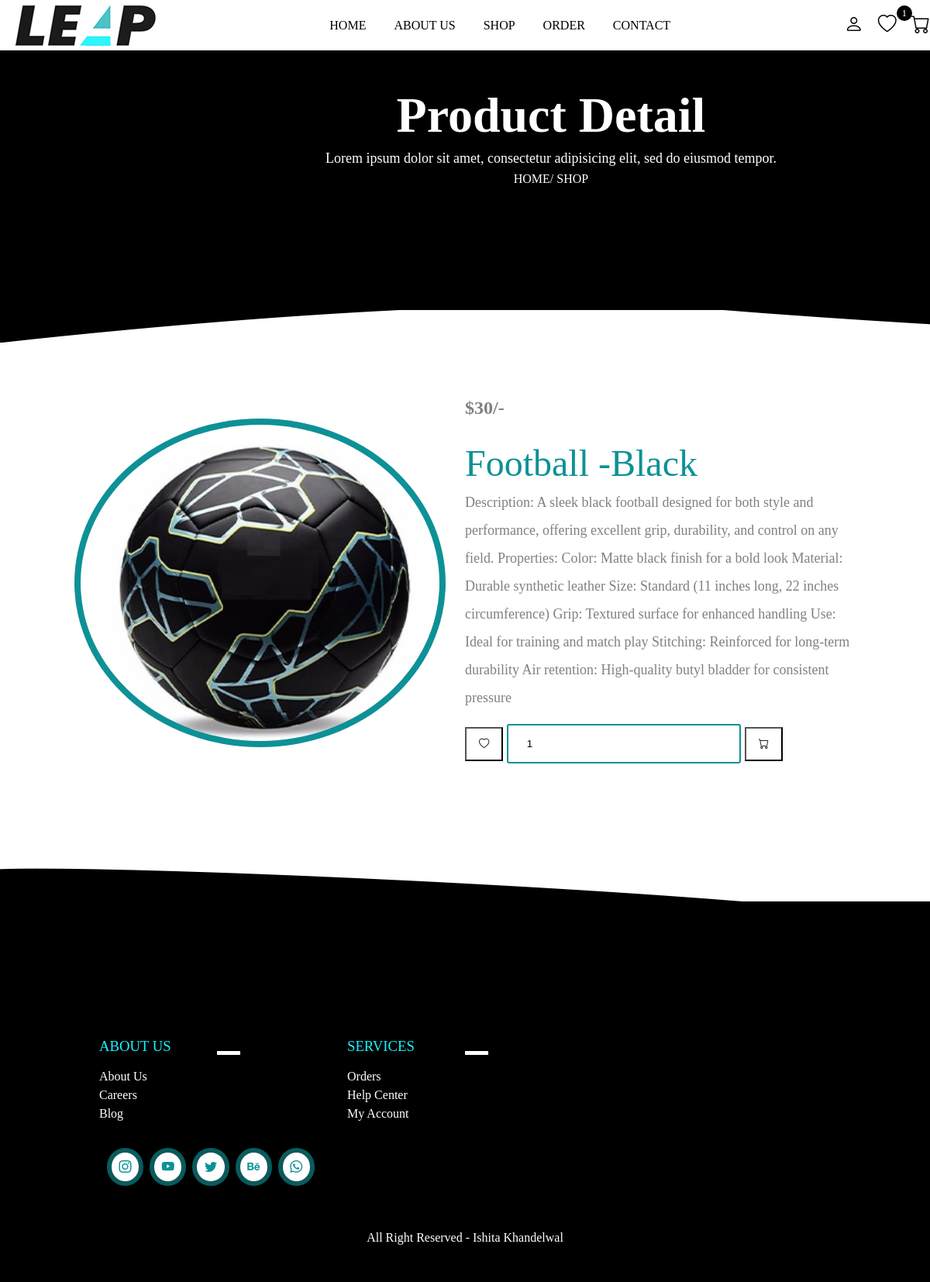
/view_page.php?pid=3 (signed in), run on the app's committed database.
### tables this page shows
CREATE TABLE `products` (
  `id` int(255) NOT NULL,
  `name` varchar(255) NOT NULL,
  `price` varchar(255) NOT NULL,
  `product_detail` varchar(1000) NOT NULL,
  `image` varchar(255) NOT NULL
);

### view_page.php (the view, shortened to what this page needs)
<?php
    include 'connection.php';
?>
<!DOCTYPE html>
<html lang="en">
<head>
    <link rel="stylesheet" href="https://cdn.jsdelivr.net/npm/bootstrap-icons@1.9.1/font/bootstrap-icons.css">
    <link rel="stylesheet" href="main.css">
</head>
<body>
    <?php include 'header.php'; ?>
    <div class="banner">
        <div class="detail">
            <h1>product detail</h1>
            <p>Lorem ipsum dolor sit amet, consectetur adipisicing elit, sed do eiusmod
            tempor.</p>
            <a href="index.php">home</a><span>/ shop</span>
        </div>
    </div>
    <section class="view_page">
            <?php
                if (isset($_GET['pid'])) {
                    $pid = $_GET['pid'];
                    $select_products = mysqli_query($conn, "SELECT * FROM `products` WHERE id = '$pid'") or die('query failed');
                    if (mysqli_num_rows($select_products)>0) {
                        while($fetch_products = mysqli_fetch_assoc($select_products)){
            ?>
            <form method="post">
                <img src="image/<?php echo $fetch_products['image']; ?>">
                <div class="detail">
                    <div class="price">$<?php echo $fetch_products['price']; ?>/-</div>
                    <div class="name"><?php echo $fetch_products['name']; ?></div>
                    <div class="detail"><?php echo $fetch_products['product_detail']; ?></div>
                    <div class="icon">
                        <button type="submit" name="add_to_wishlist" class="bi bi-heart"></button>
                        <input type="number" name="product_quantity" value="1" min="0" class="quantity">
                        <button type="submit" name="add_to_cart" class="bi bi-cart"></button>
                    </div>
                </div>
            </form>
            <?php
                        }
                    }
                }
            ?>
    </section>
    <?php include 'footer.php'; ?>
</body>
</html>

### main.css (style rules this page uses)
* { margin: 0; padding: 0; box-sizing: border-box; }
:root { --box-shadow: 0px 0px 0px 6px #0d9196a1; --box-shadow2: 0 .5rem 1rem #15f3ff9c; --blue: #0d9196; --black: #000; --lightblue: #15f5ff; }
a { text-decoration: none; }
input, textarea, select { outline: none; border: 1px solid #55555544; background: transparent; width: 100%; padding: 1rem 1.5rem; border-radius: 10px; margin: 1rem 0; }
.banner { background-color: var(--black); width: 100%; height: auto; min-height: 50vh; position: relative; z-index: 1; }
.banner .detail { position: absolute; padding: 7rem 0; left: 35%; text-align: center; z-index: 200; color: #fff; }
.banner .detail h1 { font-size: 4rem; color: #fff; text-transform: capitalize; }
.banner .detail p { color: #fff; font-size: 18px; line-height: 2; }
.banner .detail a { text-transform: uppercase; color: #fff; }
.banner .detail span { color: #fff; text-transform: uppercase; }
.price { position: absolute; text-align: 5%; left: 5%; top: 5%; font-weight: bold; font-size: 1.5rem; }
.view_page { padding: 5% 8%; }
.view_page form { display: grid; grid-template-columns: repeat(auto-fit, minmax(35px, 1fr)); justify-content: center; align-items: center; }
.view_page form img { width: 95%; height: 85%; padding: .5rem; border-radius: 50%; background: var(--blue); }
.view_page form .name { font-size: 3rem; margin-bottom: -1rem; text-transform: capitalize; color: var(--blue); }
.view_page form .detail, .view_page form .price { font-size: 18px; color: gray; line-height: 2; }
.view_page form .price { font-size: 24px; position: relative; left: 0; }
.view_page form .quantity { width: 60%; box-shadow: none; border: 2px solid var(--blue); border-radius: 3px; margin-top: 1rem; }
.view_page button { background: transparent; outline: none; color: #000; margin-top: 1rem; padding: .8rem 1rem; cursor: pointer; }

### data on the page
products: image (picture), price "30", name "Football -Black", product_detail "Description: A sleek black football designed for both style and performance, offering excellent grip, durability, and control on any field. Properties: Color: Matte black finish for a bold look Material: Durable synthetic leather Size: Standard (11 inches long, 22 inches circumference) Grip: Textured surface for enhanced handling Use: Ideal for training and match play Stitching: Reinforced for long-term durability Air retention: High-quality butyl bladder for consistent pressure"

### other printed values
$wishlist_num_rows "1"
